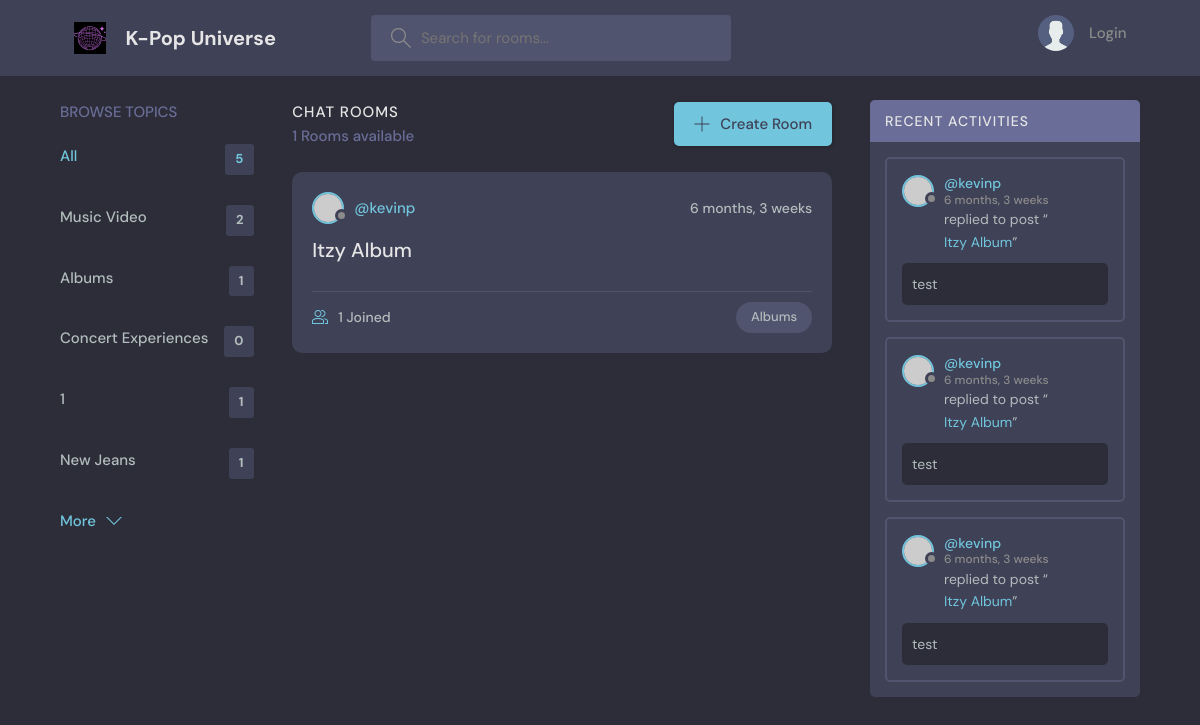
Screenshot of /?q=Albums with the database file from the repository.
### base/models.py (models this page shows, shortened)
class Topic(models.Model):
    name = models.CharField(max_length=200)

class Room(models.Model):
    host = models.ForeignKey(User, on_delete=models.SET_NULL, null=True)
    topic = models.ForeignKey(Topic, on_delete=models.SET_NULL, null=True)
    name = models.CharField(max_length=200)
    description = models.TextField(null=True, blank=True)
    participants = models.ManyToManyField(User, related_name='participants', blank=True) # Many to Many participants. Already connected to a User model, so we are using related name
    updated = models.DateTimeField(auto_now=True) #Adding many times stamps
    created = models.DateTimeField(auto_now_add=True) #Adding time stamp for just one time
    class Meta: #Using the meta data to reorder the room/topic to appear in newest order
        ordering = ['-updated', '-created']
    def __str__(self):
        return self.name

class Message(models.Model):
    user = models.ForeignKey(User, on_delete=models.CASCADE) #One to Many relationship, a user can have many messages, but not the other way around
    room = models.ForeignKey(Room, on_delete=models.CASCADE) #If room gets deleted, cascade the messages
    body = models.TextField() #Message from the users
    updated = models.DateTimeField(auto_now=True) #Adding many times stamps
    created = models.DateTimeField(auto_now_add=True) #Adding time stamp for just one time
    class Meta: #Using the meta data to reorder the room/topic to appear in newest order
        ordering = ['-updated', '-created']

### base/views.py (the view)
# urls.py: path('', views.home, name="home"),
def home(request):
    q = request.GET.get('q') if request.GET.get('q') != None else '' # Check if the request method has something, if q exists, then it should have a parameter
    rooms = Room.objects.filter(Q(topic__name__icontains=q) |
                                Q(name__icontains=q) |
                                Q(description__icontains=q)) # Makes sure that whatever value we have in the topic name, it should contains it Ex: Py means python
    topic = Topic.objects.all()[0:5]
    room_count = rooms.count()
    room_messages = Message.objects.filter(Q(room__topic__name__icontains=q)) # Seeing activity for only specific room
    context = {'rooms': rooms,
               'topics' : topic,
               'room_count' : room_count,
               'room_messages' : room_messages}
    return render(request, 'base/home.html', context)

### base/templates/base/home.html (shortened to what this page needs)
{% extends 'main.html' %}
{% block content %}
    <main class="layout layout--3">
      <div class="container">
        {% include 'base/topics_component.html' %}
        <div class="roomList">
          <div class="roomList__header">
            <div>
              <h2>Chat Rooms</h2>
              <p>{{room_count}} Rooms available</p>
            </div>
            <a class="btn btn--main" href="{% url 'create-room' %}">
              <svg version="1.1" xmlns="http://www.w3.org/2000/svg" width="32" height="32" viewBox="0 0 32 32">
                <title>add</title>
                <path
                  d="M16.943 0.943h-1.885v14.115h-14.115v1.885h14.115v14.115h1.885v-14.115h14.115v-1.885h-14.115v-14.115z"
                ></path>
              </svg>
              Create Room
            </a>
          </div>
          {% include 'base/feed_component.html' %}
        </div>
        {% include 'base/activity_component.html' %}
      </div>
    </main>
{% endblock content %}

### base/templates/base/topics_component.html
<div class="topics">
    <div class="topics__header">
      <h2>Browse Topics</h2>
    </div>
    <ul class="topics__list">
      <li>
        <a href="{% url 'home' %}" class="active">All <span>{{topics.count}}</span></a>
      </li>
      {% for topic in topics %}
      <li>
        <a href="{% url 'home' %}?q={{topic.name}}">{{topic.name}} <span>{{topic.room_set.all.count}}</span></a>
      </li>
      {% endfor %}
    </ul>
    <a class="btn btn--link" href="{% url 'topics' %}">
      More
      <svg version="1.1" xmlns="http://www.w3.org/2000/svg" width="32" height="32" viewBox="0 0 32 32">
        <title>chevron-down</title>
        <path d="M16 21l-13-13h-3l16 16 16-16h-3l-13 13z"></path>
      </svg>
    </a>
  </div>

### base/templates/base/feed_component.html (shortened to what this page needs)
{% for room in rooms %}
<div class="roomListRoom">
    <div class="roomListRoom__header">
      <a href="{% url 'user-profile' room.host.id %} " class="roomListRoom__author">
        <div class="avatar avatar--small">
          <img src="https://randomuser.me/api/portraits/women/11.jpg" />
        </div>
        <span>@{{room.host.username}}</span>
      </a>
      <div class="roomListRoom__actions">
        <span>{{room.created|timesince}}</span>
      </div>
    </div>
    <div class="roomListRoom__content">
      <a href="{% url 'room' room.id %}">{{room.name}}</a>
    </div>
    <div class="roomListRoom__meta">
      <a href="{% url 'room' room.id %}" class="roomListRoom__joined">
        {{room.participants.all.count}} Joined
      </a>
      <p class="roomListRoom__topic">{{room.topic.name}}</p>
    </div>
  </div>
{% endfor %}

### base/templates/base/activity_component.html (shortened to what this page needs)
<div class="activities">
    <div class="activities__header">
      <h2>Recent Activities</h2>
    </div>
    {% for message in room_messages %}
    <div class="activities__box">
      <div class="activities__boxHeader roomListRoom__header">
        <a href="{% url 'user-profile' message.user.id %}" class="roomListRoom__author">
          <div class="avatar avatar--small">
            <img src="https://randomuser.me/api/portraits/women/11.jpg" />
          </div>
          <p>
            @{{message.user}}
            <span>{{message.created|timesince}}</span>
          </p>
        </a>
      </div>
      <div class="activities__boxContent">
        <p>replied to post “<a href="{% url 'room' message.room.id %}">{{message.room}}</a>”</p>
        <div class="activities__boxRoomContent">
          {{message.body}}
        </div>
      </div>
    </div>
    {% endfor %}
  </div>

### rows the page displays
Topic: name "Music Video", room_set.all.count "2"
Topic: name "Albums", room_set.all.count "1"
Topic: name "Concert Experiences", room_set.all.count "0"
Topic: name "1", room_set.all.count "1"
Topic: name "New Jeans", room_set.all.count "1"
Room: host.username "kevinp", created "6 months, 3 weeks", name "Itzy Album", participants.all.count "1", topic.name "Albums"
Message: user "kevinp", created "6 months, 3 weeks", room "Itzy Album", body "test"
Message: user "kevinp", created "6 months, 3 weeks", room "Itzy Album", body "test"
Message: user "kevinp", created "6 months, 3 weeks", room "Itzy Album", body "test"

### other values shown
{{ topics.count }} "5"
{{ room_count }} "1"
